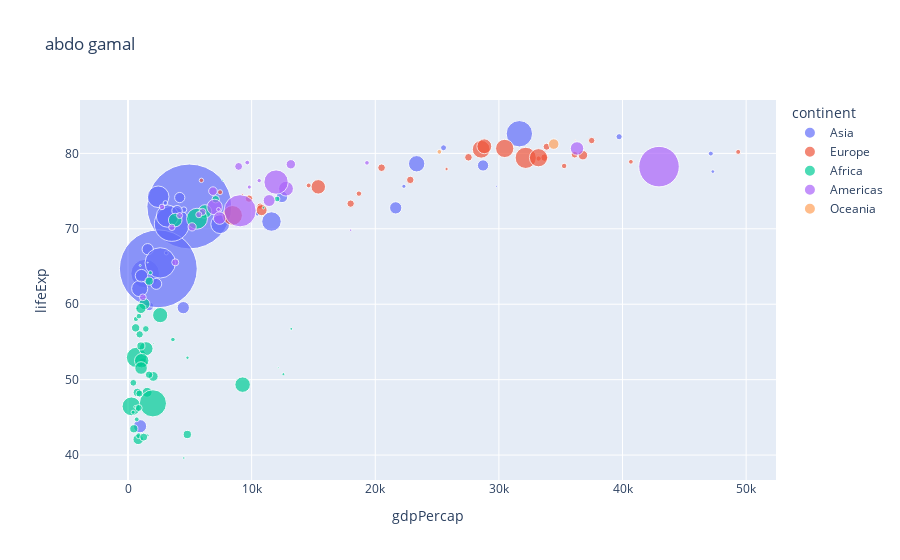

The notebook cell saved with this chart:
### Code cell
px.scatter(df[df['year']==2007],y='lifeExp',x='gdpPercap',size='pop',size_max=60,color='continent',hover_name='country',title='abdo gamal') #add title

### Figure 1 — Plotly figure (JSON) as saved in the notebook; plotly's stock layout.template omitted (floating-point values rounded to 4 significant figures)
{"data": [{"hovertemplate": "<b>%{hovertext}</b><br><br>continent=Asia<br>gdpPercap=%{x}<br>lifeExp=%{y}<br>pop=%{marker.size}<extra></extra>", "hovertext": ["Afghanistan", "Bahrain", "Bangladesh", "Cambodia", "China", "Hong Kong, China", "India", "Indonesia", "Iran", "Iraq", "Israel", "Japan", "Jordan", "Korea, Dem. Rep.", "Korea, Rep.", "Kuwait", "Lebanon", "Malaysia", "Mongolia", "Myanmar", "Nepal", "Oman", "Pakistan", "Philippines", "Saudi Arabia", "Singapore", "Sri Lanka", "Syria", "Taiwan", "Thailand", "Vietnam", "West Bank and Gaza", "Yemen, Rep."], "legendgroup": "Asia", "marker": {"color": "#636efa", "size": [31889923, 708573, 150448339, 14131858, 1318683096, 6980412, 1110396331, 223547000, 69453570, 27499638, 6426679, 127467972, 6053193, 23301725, 49044790, 2505559, 3921278, 24821286, 2874127, 47761980, 28901790, 3204897, 169270617, 91077287, 27601038, 4553009, 20378239, 19314747, 23174294, 65068149, 85262356, 4018332, 22211743], "sizemode": "area", "sizeref": 366300.0, "symbol": "circle"}, "mode": "markers", "name": "Asia", "orientation": "v", "showlegend": true, "type": "scatter", "x": [974.6, 29800.0, 1391.0, 1714.0, 4959.0, 39720.0, 2452.0, 3541.0, 11610.0, 4471.0, 25520.0, 31660.0, 4519.0, 1593.0, 23350.0, 47310.0, 10460.0, 12450.0, 3096.0, 944, 1091.0, 22320.0, 2606.0, 3190.0, 21650.0, 47140.0, 3970.0, 4185.0, 28720.0, 7458.0, 2442.0, 3025.0, 2281.0], "xaxis": "x", "y": [43.83, 75.64, 64.06, 59.72, 72.96, 82.21, 64.7, 70.65, 70.96, 59.55, 80.75, 82.6, 72.53, 67.3, 78.62, 77.59, 71.99, 74.24, 66.8, 62.07, 63.78, 75.64, 65.48, 71.69, 72.78, 79.97, 72.4, 74.14, 78.4, 70.62, 74.25, 73.42, 62.7], "yaxis": "y"}, {"hovertemplate": "<b>%{hovertext}</b><br><br>continent=Europe<br>gdpPercap=%{x}<br>lifeExp=%{y}<br>pop=%{marker.size}<extra></extra>", "hovertext": ["Albania", "Austria", "Belgium", "Bosnia and Herzegovina", "Bulgaria", "Croatia", "Czech Republic", "Denmark", "Finland", "France", "Germany", "Greece", "Hungary", "Iceland", "Ireland", "Italy", "Montenegro", "Netherlands", "Norway", "Poland", "Portugal", "Romania", "Serbia", "Slovak Republic", "Slovenia", "Spain", "Sweden", "Switzerland", "Turkey", "United Kingdom"], "legendgroup": "Europe", "marker": {"color": "#EF553B", "size": [3600523, 8199783, 10392226, 4552198, 7322858, 4493312, 10228744, 5468120, 5238460, 61083916, 82400996, 10706290, 9956108, 301931, 4109086, 58147733, 684736, 16570613, 4627926, 38518241, 10642836, 22276056, 10150265, 5447502, 2009245, 40448191, 9031088, 7554661, 71158647, 60776238], "sizemode": "area", "sizeref": 366300.0, "symbol": "circle"}, "mode": "markers", "name": "Europe", "orientation": "v", "showlegend": true, "type": "scatter", "x": [5937.0, 36130.0, 33690.0, 7446.0, 10680.0, 14620.0, 22830.0, 35280.0, 33210.0, 30470.0, 32170.0, 27540.0, 18010.0, 36180.0, 40680.0, 28570.0, 9254.0, 36800.0, 49360.0, 15390.0, 20510.0, 10810.0, 9787.0, 18680.0, 25770.0, 28820.0, 33860.0, 37510.0, 8458.0, 33200.0], "xaxis": "x", "y": [76.42, 79.83, 79.44, 74.85, 73.0, 75.75, 76.49, 78.33, 79.31, 80.66, 79.41, 79.48, 73.34, 81.76, 78.89, 80.55, 74.54, 79.76, 80.2, 75.56, 78.1, 72.48, 74.0, 74.66, 77.93, 80.94, 80.88, 81.7, 71.78, 79.42], "yaxis": "y"}, {"hovertemplate": "<b>%{hovertext}</b><br><br>continent=Africa<br>gdpPercap=%{x}<br>lifeExp=%{y}<br>pop=%{marker.size}<extra></extra>", "hovertext": ["Algeria", "Angola", "Benin", "Botswana", "Burkina Faso", "Burundi", "Cameroon", "Central African Republic", "Chad", "Comoros", "Congo, Dem. Rep.", "Congo, Rep.", "Cote d'Ivoire", "Djibouti", "Egypt", "Equatorial Guinea", "Eritrea", "Ethiopia", "Gabon", "Gambia", "Ghana", "Guinea", "Guinea-Bissau", "Kenya", "Lesotho", "Liberia", "Libya", "Madagascar", "Malawi", "Mali", "Mauritania", "Mauritius", "Morocco", "Mozambique", "Namibia", "Niger", "Nigeria", "Reunion", "Rwanda", "Sao Tome and Principe", "Senegal", "Sierra Leone", "Somalia", "South Africa", "Sudan", "Swaziland", "Tanzania", "Togo", "Tunisia", "Uganda", "Zambia", "Zimbabwe"], "legendgroup": "Africa", "marker": {"color": "#00cc96", "size": [33333216, 12420476, 8078314, 1639131, 14326203, 8390505, 17696293, 4369038, 10238807, 710960, 64606759, 3800610, 18013409, 496374, 80264543, 551201, 4906585, 76511887, 1454867, 1688359, 22873338, 9947814, 1472041, 35610177, 2012649, 3193942, 6036914, 19167654, 13327079, 12031795, 3270065, 1250882, 33757175, 19951656, 2055080, 12894865, 135031164, 798094, 8860588, 199579, 12267493, 6144562, 9118773, 43997828, 42292929, 1133066, 38139640, 5701579, 10276158, 29170398, 11746035, 12311143], "sizemode": "area", "sizeref": 366300.0, "symbol": "circle"}, "mode": "markers", "name": "Africa", "orientation": "v", "showlegend": true, "type": "scatter", "x": [6223.0, 4797.0, 1441.0, 12570.0, 1217.0, 430.1, 2042.0, 706.0, 1704.0, 986.1, 277.6, 3633.0, 1545.0, 2082.0, 5581.0, 12150.0, 641.4, 690.8, 13210.0, 752.7, 1328.0, 942.7, 579.2, 1463.0, 1569.0, 414.5, 12060.0, 1045.0, 759.3, 1043.0, 1803.0, 10960.0, 3820.0, 823.7, 4811.0, 619.7, 2014.0, 7670.0, 863.1, 1598.0, 1712.0, 862.5, 926.1, 9270.0, 2602.0, 4513.0, 1107.0, 883.0, 7093.0, 1056.0, 1271.0, 469.7], "xaxis": "x", "y": [72.3, 42.73, 56.73, 50.73, 52.3, 49.58, 50.43, 44.74, 50.65, 65.15, 46.46, 55.32, 48.33, 54.79, 71.34, 51.58, 58.04, 52.95, 56.73, 59.45, 60.02, 56.01, 46.39, 54.11, 42.59, 45.68, 73.95, 59.44, 48.3, 54.47, 64.16, 72.8, 71.16, 42.08, 52.91, 56.87, 46.86, 76.44, 46.24, 65.53, 63.06, 42.57, 48.16, 49.34, 58.56, 39.61, 52.52, 58.42, 73.92, 51.54, 42.38, 43.49], "yaxis": "y"}, {"hovertemplate": "<b>%{hovertext}</b><br><br>continent=Americas<br>gdpPercap=%{x}<br>lifeExp=%{y}<br>pop=%{marker.size}<extra></extra>", "hovertext": ["Argentina", "Bolivia", "Brazil", "Canada", "Chile", "Colombia", "Costa Rica", "Cuba", "Dominican Republic", "Ecuador", "El Salvador", "Guatemala", "Haiti", "Honduras", "Jamaica", "Mexico", "Nicaragua", "Panama", "Paraguay", "Peru", "Puerto Rico", "Trinidad and Tobago", "United States", "Uruguay", "Venezuela"], "legendgroup": "Americas", "marker": {"color": "#ab63fa", "size": [40301927, 9119152, 190010647, 33390141, 16284741, 44227550, 4133884, 11416987, 9319622, 13755680, 6939688, 12572928, 8502814, 7483763, 2780132, 108700891, 5675356, 3242173, 6667147, 28674757, 3942491, 1056608, 301139947, 3447496, 26084662], "sizemode": "area", "sizeref": 366300.0, "symbol": "circle"}, "mode": "markers", "name": "Americas", "orientation": "v", "showlegend": true, "type": "scatter", "x": [12780.0, 3822.0, 9066.0, 36320.0, 13170.0, 7007.0, 9645.0, 8948.0, 6025.0, 6873.0, 5728.0, 5186.0, 1202.0, 3548.0, 7321.0, 11980.0, 2749.0, 9809.0, 4173.0, 7409.0, 19330.0, 18010.0, 42950.0, 10610.0, 11420.0], "xaxis": "x", "y": [75.32, 65.55, 72.39, 80.65, 78.55, 72.89, 78.78, 78.27, 72.23, 74.99, 71.88, 70.26, 60.92, 70.2, 72.57, 76.19, 72.9, 75.54, 71.75, 71.42, 78.75, 69.82, 78.24, 76.38, 73.75], "yaxis": "y"}, {"hovertemplate": "<b>%{hovertext}</b><br><br>continent=Oceania<br>gdpPercap=%{x}<br>lifeExp=%{y}<br>pop=%{marker.size}<extra></extra>", "hovertext": ["Australia", "New Zealand"], "legendgroup": "Oceania", "marker": {"color": "#FFA15A", "size": [20434176, 4115771], "sizemode": "area", "sizeref": 366300.0, "symbol": "circle"}, "mode": "markers", "name": "Oceania", "orientation": "v", "showlegend": true, "type": "scatter", "x": [34440.0, 25190.0], "xaxis": "x", "y": [81.23, 80.2], "yaxis": "y"}], "layout": {"autosize": true, "legend": {"itemsizing": "constant", "title": {"text": "continent"}, "tracegroupgap": 0}, "title": {"text": "abdo gamal"}, "xaxis": {"anchor": "y", "autorange": true, "domain": [0, 1], "range": [-3151.0, 52320.0], "title": {"text": "gdpPercap"}, "type": "linear"}, "yaxis": {"anchor": "x", "autorange": true, "domain": [0, 1], "range": [36.03, 89.83], "title": {"text": "lifeExp"}, "type": "linear"}}}
